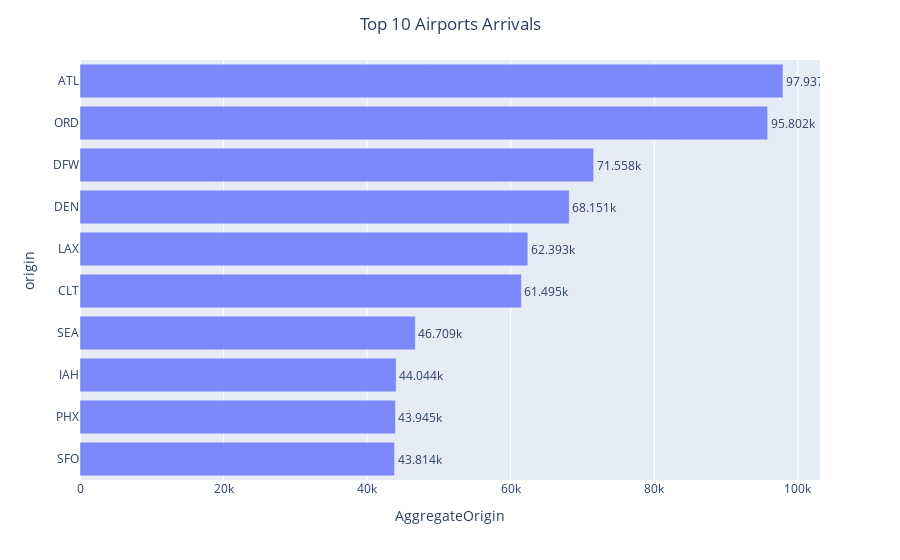

This figure's notebook cell:
### Code cell
fig = px.bar(df_Org, x='AggregateOrigin', y='origin', text='AggregateOrigin', orientation ='h',opacity = 0.8)
fig.update_traces(texttemplate='%{text:.5s}', textposition='outside')
fig.update_layout(uniformtext_minsize=4, uniformtext_mode='hide', title_text='Top 10 Airports Arrivals', title_x = 0.5)

fig.show()

### Figure 1 — Plotly figure (JSON) as saved in the notebook; plotly's stock layout.template omitted (floating-point values rounded to 4 significant figures)
{"data": [{"alignmentgroup": "True", "hovertemplate": "AggregateOrigin=%{text}<br>origin=%{y}<extra></extra>", "legendgroup": "", "marker": {"color": "#636efa", "opacity": 0.8}, "name": "", "offsetgroup": "", "orientation": "h", "showlegend": false, "text": [43814, 43945, 44044, 46709, 61495, 62393, 68151, 71558, 95802, 97937], "textposition": "outside", "texttemplate": "%{text:.5s}", "type": "bar", "x": [43814, 43945, 44044, 46709, 61495, 62393, 68151, 71558, 95802, 97937], "xaxis": "x", "y": ["SFO", "PHX", "IAH", "SEA", "CLT", "LAX", "DEN", "DFW", "ORD", "ATL"], "yaxis": "y"}], "layout": {"autosize": true, "barmode": "relative", "legend": {"tracegroupgap": 0}, "margin": {"t": 60}, "title": {"text": "Top 10 Airports Arrivals", "x": 0.5}, "uniformtext": {"minsize": 4, "mode": "hide"}, "xaxis": {"anchor": "y", "autorange": true, "domain": [0, 1], "range": [0, 103100.0], "title": {"text": "AggregateOrigin"}, "type": "linear"}, "yaxis": {"anchor": "x", "autorange": true, "domain": [0, 1], "range": [-0.5, 9.5], "title": {"text": "origin"}, "type": "category"}}}
